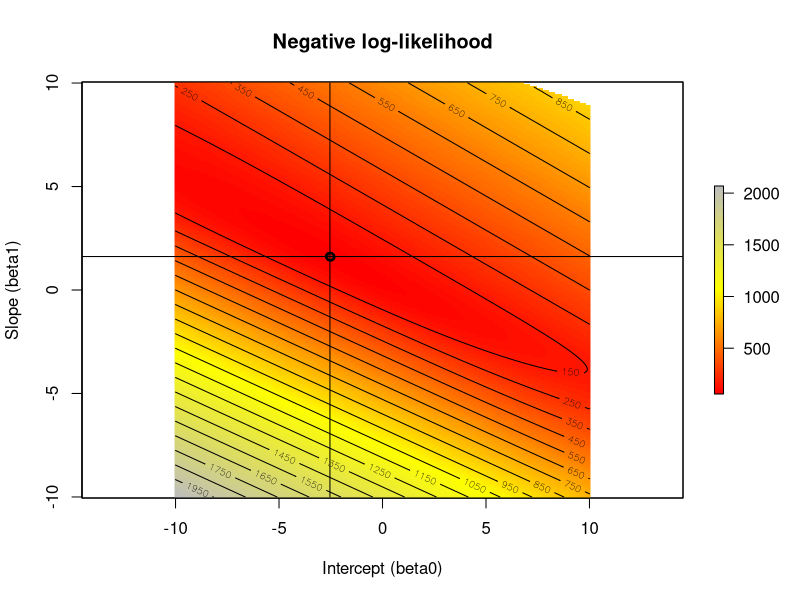

The R source for this figure: (Note: this script raises an error after producing the figure.)
## Chapter 2 Kery
## WHAT ARE HIERARCHICAL MODELS AND HOW DO WE ANALYZE THEM?

## **********************************************************
## 2.1 Introduction
## **********************************************************

## Hierarchical model <- set of models that are conditionally related.

## Probability distribution of one random variable depends on the other random 
## variable. Models contain one component for the observations and one or more 
## components that describe the variables or outcomes of ecological process.

## **********************************************************
## 2.2 Random Variables, Probability Density Functions, Statistical Models, Probability, and Statistical Inference
## **********************************************************

## random variables <- variables for which possible values are governed by
## probability distributions.

## Two types of probability distributions:
## probability density function(pdf) for continuous variables
## probability mass function (pmf) for discrete variables
## They depend on one or more quantities called parameters

## Example of a PMf (counts of observed peregrine falcons)
## y = {0,1,2,3,4,5}, N = 5, p = 0.2
## Probability that we detect a falcon 0-5 times
dbinom(0:5, size = 5, prob = 0.2)

## Example of a PDF (height of adult males)
## mean = 190 cm, standard dev = 10 cm
##Proportion of the population shorter than 200cm
pnorm(200, mean = 190, sd = 10)
# Expected proportion of males with height between 180-200
pnorm(200, mean = 190, sd = 10)- pnorm(180, mean = 190, sd = 10)

## Statistical model <- observed response is treated as a random variable with
## an assume probability distribution (pdf) and this response can be predicted in
## average but there is variability that is often caused by other variables(covariates). 

## Joint probability distribution

## Probability of simultaneously observing all unique combinations of Y and X. 
## Written as [Y = y, X = x]
## Example: 
## Sets up the observations
Y <- 0:5 #Possible values of Y (# surveys with peregrine sightings)
X <- 0:5 #Possible values of X (# fledged young)
p <- plogis(-1.2 + 2*X) # p as function of X
round(p, 2)
# Joint distribution [Y, X]
lambda <- 0.4
joint <- matrix(NA, length(Y), length(X))
rownames(joint) <- paste("y=", Y, sep="")
colnames(joint) <- paste("x=", X, sep="")
for(i in 1:length(Y)) {
  joint[,i] <- dbinom(Y, 5, p[i]) * dpois(X[i], lambda)
}
round(joint, 3)

## Marginal probability distribution

## For a variable Y its distribution averaged over all possible values of X. 
## If X is discrete we do the averaging, if X is continuous we integrate over 
## the range of X
## Example:
margX <- colSums(joint)
round(margX, 4)

margY <- rowSums(joint)
round(margY, 4)

## Conditional probability distribution
## Explicit description of the relationship between one random variables and another.
## Example:
YgivenX <- joint / matrix(margX, nrow(joint), ncol(joint), byrow=TRUE)
round(YgivenX, 2)

## **********************************************************
## 2.3 Hierarchical Models (HMs)
## **********************************************************


## Occupancy model for species distributions
## See page 11
## N-mixture models- used for animal abundance
## See page 12

## **********************************************************
## 2.4 Classical Inference Based on Likelihood
## **********************************************************

## "Statistical inference for any system is based on the conceptual view that data we observe (or may
## potentially observe) are outcomes of random variables having a distribution with parameters that we
## would like to learn about from data."

## Example:
# Simulate a covariate called vegHt for 100 sites
set.seed(2014) # Set seed so we all get the same values of vegHt
M <- 100 # Number of sites surveyed
vegHt <- runif(M, 1, 3) # uniform from 1 to 3

# Suppose that occupancy probability increases with vegHt
# The relationship is described by an intercept of -3 and
# a slope parameter of 2 on the logit scale
beta0 <- -3
beta1 <- 2
psi <- plogis(beta0 + beta1*vegHt) # apply inverse logit
# Now we go to 100 sites and observe presence or absence
z <- rbinom(M, 1, psi)

# Definition of negative log-likelihood.
negLogLike <- function(beta, y, x) {
  beta0 <- beta[1]
  beta1 <- beta[2]
  psi <- plogis(beta0 + beta1*x)
  likelihood <- psi^y * (1-psi)^(1-y) # same as next line:
  # likelihood <- dbinom(y, 1, psi)
  return(-sum(log(likelihood)))
}
# Look at (negative) log-likelihood for 2 parameter sets
negLogLike(c(0,0), y=z, x=vegHt)
negLogLike(c(-3,2), y=z, x=vegHt) # Lower is better!
# Let's minimize it formally by function minimisation
starting.values <- c(beta0=0, beta1=0)
opt.out <- optim(starting.values, negLogLike, y=z, x=vegHt, hessian=TRUE)
(mles <- opt.out$par) # MLEs are pretty close to truth

# Alternative 1: Brute-force grid search for MLEs
mat <- as.matrix(expand.grid(seq(-10,10,0.1), seq(-10,10,0.1)))
# above: Can vary resolution (e.g., from 0.1 to 0.01)
nll <- array(NA, dim = nrow(mat))
for (i in 1:nrow(mat)){
  nll[i] <- negLogLike(mat[i,], y = z, x = vegHt)
}
which(nll == min(nll))
mat[which(nll == min(nll)),]
# Produce a likelihood surface, shown in Fig. 2-2.
library(raster)
r <- rasterFromXYZ(data.frame(x = mat[,1], y = mat[,2], z = nll))
mapPalette <- colorRampPalette(rev(c("grey", "yellow", "red")))

plot(r, col = mapPalette(100), main = "Negative log-likelihood",
     xlab = "Intercept (beta0)", ylab = "Slope (beta1)")
contour(r, add = TRUE, levels = seq(50, 2000, 100))
# Alternative 2: Use canned R function glm as a shortcut
(fm <- glm(z ~ vegHt, family = binomial)$coef)
# Add 3 sets of MLEs into plot
# 1. Add MLE from function minimisation
points(mles[1], mles[2], pch = 1, lwd = 2)
abline(mles[2],0) # Put a line through the Slope value
lines(c(mles[1],mles[1]),c(-10,10))
# 2. Add MLE from grid search
points(mat[which(nll == min(nll)),1], mat[which(nll == min(nll)),2],
       pch = 1, lwd = 2)
# 3. Add MLE from glm function
points(fm[1], fm[2], pch = 1, lwd = 2)

Vc <- solve(opt.out$hessian) # Get variance-covariance matrix
ASE <- sqrt(diag(Vc)) # Extract asymptotic SEs
print(ASE)
# Compare to SEs reported by glm() function (output thinned)
summary(glm(z ~ vegHt, family = binomial))


## Bootstrapping
nboot<-1000 #Obtain1000bootstrapsamples
boot.out<-matrix(NA,nrow=nboot,ncol=3)
dimnames(boot.out)<-list(NULL,c("beta0","beta1","psi.bar"))
for(i in 1:1000){
  #Simulatedata
  psi<-plogis(mles[1]+mles[2]*vegHt)
  z<-rbinom(M,1,psi)
  #Fitmodel
  tmp<-optim(mles,negLogLike,y=z,x=vegHt,hessian=TRUE)$par
  psi.mean<-plogis(tmp[1]+tmp[2]*mean(vegHt))
  boot.out[i,]<-c(tmp,psi.mean)
}
SE.boot<-sqrt(apply(boot.out,2,var)) #GetbootstrapSE
names(SE.boot)<-c("beta0","beta1","psi.bar")
apply(boot.out,2,quantile,c(0.025,0.975))

SE.boot

## Discrete Random effects
set.seed(2014)
M <- 100
vegHt <- runif(M, 1, 3)
# number of sites
# uniform from 1 to 3
psi <- plogis(beta0 + beta1 * vegHt) # occupancy probability
z <- rbinom(M, 1, psi)
p <- 0.6
J <- 3
y <-rbinom(M, J, p*z)
# Define negative log-likelihood.
# realised presence/absence
# detection probability
# sample each site 3 times
# observed detection frequency
negLogLikeocc <- function(beta, y, x, J) {
  beta0 <- beta[1]
  beta1 <- beta[2]
  p <- plogis(beta[3])
  psi <- plogis(beta0 + beta1*x)
  marg.likelihood <- dbinom(y, J, p)*psi + ifelse(y==0,1,0)*(1-psi)
  return(-sum(log(marg.likelihood)))
}
starting.values <- c(beta0=0, beta1=0,logitp=0)
(opt.out <- optim(starting.values, negLogLikeocc, y=y, x=vegHt,J=J,
                  hessian=TRUE))
## To optain standard errors
sqrt(diag(solve(opt.out$hessian)))

## Continuous Latent Variable (random effect)
marg <- rep(NA, J+1)
for(j in 0:J){
  marg[j+1] <- integrate(
    function(x){
      dbinom(j, J, plogis(x)) * dnorm(x, mu, sigma)},
    lower=-Inf,upper=Inf)$value
  }

#nx[encounter frequencies, number inds. encountered 1, 2, ..., 14 times
nx <- c(34, 16, 10, 4, 2, 2, 0, 0, 0, 0, 0, 0, 0, 0)
nind <- sum(nx)
# Number of individuals observed
J <- 14
# Number of sample occasions
# Model Mh likelihood
Mhlik <- function(parms){
  mu <- parms[1]
  sigma <- exp(parms[2])
  # n0 = number of UNobserved individuals: N = nind + n0
  n0 <- exp(parms[3])
  # Compute the marginal probabilities for each possible value j[0,..,14
  marg <- rep(NA,J+1)
  }
  
# The negative log likelihood involves combinatorial terms computed
# using lgamma()-1*(lgamma(n0 + nind + 1)- lgamma(n0 + 1) + sum(c(n0, nx) * log(marg)))

(tmp <- nlm(Mhlik, c(-1, 0, log(10)), hessian=TRUE))

(SE <- sqrt( (exp(tmp$estimate[3])^2)* diag(solve(tmp$hessian))[3] ) )

## **********************************************************
## 2.5 Bayesian Inference
## **********************************************************

## In Bayesian inference, we use probability directly to characterize
## uncertainty about parameters whereas in classical inference probability is used to characterize operating
## properties of statistical procedures.

## Bayesian inference is characterized by two features: 
## 1) posterior inference
## 2) regarding all parameters as realizations of random variables

## Bayes rule 
## [z|y] = [y|z][z]\[y]
## posterior = likelihood*prior/marginalization

## [z|y] = conditional probability distribution of z given y (the probability of z being true given y)
## [y|z] = conditional probability distribution of y given z (the probability of y being true given z)
## [z] = marginal distribution of z (the probability of z being true)
## [y] = marginal distribution of y (the probability of y being true)

## we can think of this as a way of updating our prior knowledge about an unknown
## quantity (expressed by [z]) with information obtained from the data ([y|z]).

## for example, in occupancy modeling terms:
## Pr(present|not detected) = Pr(not detected|present)*Pr(present) \ Pr(not detected)
## the probability a species is present given the absense of detection (the posterior)
## equals the probability that a species is not detected given being present (the likelihood)
## multiplied by the probability that a species is present (the prior)
## divided by the probability that a species is not detected (marginalization)

## another example in our modeling context:
## [model|data] = [data|model][model] \ [data]

## Regarding choosing priors:
## majority of time, chosen to express a lack of specific information to 'let the data speak'
## however can be chosen based on information from a comparable previous study, i.e. sequentially across years
## informative priors can be useful if you have a parameter that is technically undefinable
## according to Kery: we generally recommend the use of priors that are meant to reflect a lack of information

## TODO QUESTION: For our lab's modeling approach, what type of priors do we typically use?

## **********************************************************
## 2.6 Basic Markov Chain Monte Carlo (MCMC)
## **********************************************************

## a class of methods for drawing random samples (i.e., simulating) from the target posterior distribution (or any distribution for that matter).

## any particular MCMC algorithm needs to run for some number of iterations before the
## Markov chain “converges” to the target posterior distribution. Samples from this early, transitional
## period, called the “burn-in” or “warm-up,” are discarded and not used in characterizing posterior
## summaries.

## 2.6.2 ILLUSTRATION: USING MH FOR A BINOMIAL MODEL
# Simulate data
set.seed(2016)
y <- rbinom(2, size=10, p = 0.5)
# Define the joint distribution ([ likelihood) which we will maximize
jointdis <- function(data, J, p){
  prod(dbinom(data, size=J, p=p))
}
# Posterior is proportional to likelihood times prior
posterior <- function(p, data, J, a, b){
  prod(dbinom(data, size=J, p=p)) * dbeta(p, a, b)
}

# Do 100,000 MCMC iterations using Metropolis algorithm
# Assume vague prior which is beta(1,1) [ Unif(0,1)
mcmc.iters <- 100000
out <- rep(NA, mcmc.iters)

# Starting value
p <- 0.2
# Begin the MCMC loop
for(i in 1:mcmc.iters){
  # Use a uniform candidate generator (not efficient)
  p.cand <- runif(1, 0, 1)
  # Alternative: random walk proposal
  # p.cand <- rnorm(1, p, 0.05) # Need to reject if > 1 or < 0
  # if(p.cand < 0 | p.cand > 1 ) next
  r <- posterior(p=p.cand, y, J=10, a=1, b=1) / posterior(p=p, y, J=10, a=1, b=1)
  # Generate a uniform r.v. and compare with "r", this imposes the
  # correct probability of acceptance
  if(runif(1) < r)
    p <- p.cand
  # Save the current value of p
  out[i] <- p
}

mean(out)

sd(out)

quantile(out, c(0.025, 0.975))

# Evaluate likelihood for a grid of values of p
p.grid <- seq(0.1, 0.9, , 200)
likelihood <- rep(NA, 200)
for(i in 1:200){
  likelihood[i] <- jointdis(y, J=10, p=p.grid[i])
}

par(mfrow=c(2,1), mar = c(5,5,3,2))
plot(p.grid, likelihood, xlab="", ylab="Likelihood", xlim=c(0,1), ty = "l", main =
       "Likelihood function")
p.hat <- p.grid[likelihood == max(likelihood)]
abline(v = p.hat)
text(p.hat, 0.005, paste("MLE = ", round(p.hat, 3), sep= ""))
plot(density(out), xlim=c(0,1), main = "Posterior distribution", xlab = "p",
     ylab = "Posterior")
p.mean <- mean(out)
abline(v = p.mean)
text(p.mean, 0.5, paste("Post. mean = ", round(p.mean, 3),sep=" "))

## 2.6.3 METROPOLIS ALGORITHM FOR MULTIPARAMETER MODELS

log.posterior <- function(beta0, beta1, z, vegHt){
  # Note: "z" and "vegHt" must be input
  loglike <- -1 * negLogLike(c(beta0, beta1), z, vegHt)
  logprior <- dnorm(c(beta0, beta1), 0, 10, log=TRUE)
  return(loglike + logprior[1] + logprior[2])
}

niter <- 50000
out <- matrix(NA, niter, 2, dimnames = list(NULL, c("beta0", "beta1")))
# Initialize parameters
beta0 <- rnorm(1)
beta1 <- rnorm(1)
# Current value of the log(posterior)
logpost.curr <- log.posterior(beta0, beta1, z, vegHt)
# Run MCMC algorithm
for(i in 1:niter){
  if(i %% 1000 == 0) # report progress
    cat("iter", i, "yn")
  # Update intercept (beta0)
  # Propose candidate values of beta
  # If the proposal was not symmetric, would be Metrop-*Hastings*
  beta0.cand <- rnorm(1, beta0, 0.3) # 0.3 is tuning parameter
  # Evaluate the log(posterior)
  logpost.cand <- log.posterior(beta0.cand, beta1, z, vegHt)
  # Compute Metropolis acceptance probability, r
  r <- exp(logpost.cand - logpost.curr)
  # Keep candidate if it meets criterion (u < r)
  if(runif(1) < r){
    beta0 <- beta0.cand
    logpost.curr <- logpost.cand
  }
  # Update slope (beta1)
  beta1.cand <- rnorm(1, beta1, 0.3) # 0.3 is tuning parameter
  # Evaluate the log(posterior)
  logpost.cand <- log.posterior(beta0, beta1.cand, z, vegHt)
  # Compute Metropolis acceptance probability
  r <- exp(logpost.cand - logpost.curr)
  # Keep candidate if it meets criterion (u < r)
  if(runif(1) < r){
    beta1 <- beta1.cand
    logpost.curr <- logpost.cand
  }
  out[i,] <- c(beta0, beta1) # Save samples for iteration
}
# Plot
layout(rbind(c(1,1),
             c(2,2),
             c(3,4)), respect = T) # <- play with these settings
par(oma=c(0,0,0,0),mar=c(5,4,1,1))
plot(out[,1], type="l", xlab="Iteration", ylab="beta0")
plot(out[,2], type="l", xlab="Iteration", ylab="beta1")
plot(density(out[,1]), xlab="beta0", main="")
plot(density(out[,2]), xlab="beta1", main="")

## 2.6.7 BAYESIAN ANALYSIS OF HMs
psi <- plogis(-3 + 2*vegHt) # occupancy probability
z <- rbinom(M, 1, psi) # realised presence/absence
p <- 0.6 # detection probability
J <- 3 # sample each site 3 times
y <-rbinom(M, J, p*z) # observed detection frequency
# Number of MCMC iterations to to
niter <- 50000
# Matrix to hold the simulated values
out <- matrix(NA, niter, 3, dimnames = list(NULL, c("beta0", "beta1", "p")))
# Initialize parameters, likelihood, and priors
starting.values <- c(beta0=0, beta1=0)
beta0 <- starting.values[1]
beta1 <- starting.values[2]
z <-ifelse(y>0, 1, 0)
p <- 0.2

# NOTE: using logistic reg. likelihood function here (defined previously)
loglike <- -1*negLogLike(c(beta0, beta1), z, vegHt)
logprior <- dnorm(c(beta0, beta1), 0, 10, log=TRUE)
# Run MCMC algorithm
for(i in 1:niter) {
  if(i %% 1000 ==0 ) # report progress
    cat("iter", i, "yn")
  # PART 1 of algorithm -- same as before
  # Update intercept (beta0)
  # propose candidate values of beta
  beta0.cand <- rnorm(1, beta0, 0.3) # 0.3 is tuning parameter
  # evaluate likelihood and priors for candidates
  loglike.cand <- -1*negLogLike(c(beta0.cand, beta1), z, vegHt)
  logprior.cand <- dnorm(beta0.cand, 0, 10, log=TRUE)
  # Compute Metropolis acceptance probability (r)
  r <- exp((loglike.cand+logprior.cand) - (loglike + logprior[1]))
  # Keep candidate if it meets the criterion
  if(runif(1) < r){
    beta0 <- beta0.cand
    loglike <- loglike.cand
    logprior[1] <- logprior.cand
  }
  # Update slope (beta1)
  beta1.cand <- rnorm(1, beta1, 0.3) # 0.3 is tuning parameter
  # evaluate likelihood and priors for candidates
  loglike.cand <- -1*negLogLike(c(beta0,beta1.cand), z, vegHt)
  logprior.cand <- dnorm(beta1.cand, 0, 10, log=TRUE)
  # Compute Metropolis acceptance probability r
  r <- exp((loglike.cand+logprior.cand) - (loglike + logprior[2]))
  # Keep the candidates if they meet the criterion
  if(runif(1) < r) {
    beta1 <- beta1.cand
    loglike <- loglike.cand
    logprior[2] <- logprior.cand
  }
  # Part 2 of the algorithm
  # update z. Note we only need to update z if y=0.
  # The full conditional has known form
  psi <- plogis(beta0 + beta1 * vegHt)
  psi.cond <- dbinom(0,J,p) * psi /(dbinom(0, J, p) * psi + (1-psi))
  z[y==0] <- rbinom(sum(y==0), 1, psi.cond[y==0])
  loglike <- -1 * negLogLike(c(beta0, beta1), z, vegHt)
  
  # Part 3: update p
  ## The commented code will update p using Metropolis
  ## loglike.p <- sum(log(dbinom(y[z==1],J,p)))
  ## p.cand <- runif(1, 0, 1)
  ## loglike.p.cand <- sum(log(dbinom(y[z==1], J, p.cand)))
  ## if(runif(1) < exp(loglike.p.cand-loglike.p))
  ## p <- p.cand
  ## This bit draws p directly from its full conditional
  p <- rbeta(1, 1+ sum(y), sum(z)*J +1 - sum(y) )
  # Save MCMC samples
  out[i,] <- c(beta0,beta1,p)
}
# Plot bivariate representation of joint posterior
pairs(out)
# Trace/history plots for each parameter (Fig. 2.8)
op <- par(mfrow=c(2,1))
plot(out[,1], type="l", xlab="Iteration", ylab="beta0")
abline(h = mean(out[,1]), col = "blue", lwd = 2)
abline(h = -3, col = "red", lwd = 2)
plot(out[,2], type="l", xlab="Iteration", ylab="beta1")
abline(h = mean(out[,2]), col = "blue", lwd = 2)
abline(h = 2, col = "red", lwd = 2)


## **********************************************************
## 2.7 Model Selection and Averaging
## **********************************************************

## after choosing a class of models and figuring out how to fit them, next problem is choosing
## among several or many different models within the class, or combining the estimates from several
## different models (“model averaging”)

## 1. Model selection by AIC

## maximizes “short-term predictive success”; i.e., it can
## be expected to select models that would best predict a similar data set as the one at hand

## Models with small values of AIC are preferred

## In applications that involve model selection based on AIC, it is typical to
## order models by AIC and produce AIC weights, which are exponentiated differences between the
## AIC value (or AICc value) for a model and that of the best model.

## Strengths:
## automatic whenever we can compute the marginal likelihood, and it produces weights that can be 
## used directly for model-averaging predictions or parameters that have a consistent interpretation
## across models

## Weaknesses:
## not always clear what the effective sample size n should be in the calculation of AICc: i.e., is 
## it the number of sites (most relevant for selecting structure for the occupancy part of the 
## model) or the total number of samples (sites * replicates; most relevant for the detection part 
## of the model).

## 2. Model selection by DIC (deviance information criterion)

## Bayesian metric for model selection, analogous to AIC (in its application), called the deviance 
## information criterion (DIC)

## The DIC is widely used although its use has been called into question by several authors.

## 3. Bayesian model averaging with indicator variables 
## especially useful for producing model-averaged
## predictions of latent variables because the MCMC output for a variable represents a posterior
## sample from all possible models in the set defined by combinations of the w variables



## **********************************************************
## 2.8 Assessment of Model Fit
## **********************************************************

## We define “fit” as follows: Do our data resemble, in some precisely defined manner, realizations 
## from the model?

## if we simulate data under the model in question, are simulated realizations consistent with 
## (“similar to”) the data set that we actually have?

## In classical inference, we will almost always use parametric bootstrapping, in which we simulate 
## data sets using the MLE of the model parameters and then fit the model to each simulated data set.
## For each simulated data set and fit we compute the value of a fit statistic and compare the value
## of the fit statistic for observed data with the distribution of that computed from the simulated 
## data sets (this is called the “bootstrap distribution”).

## In Bayesian analysis, we adopt the Bayesian p-value approach that has a similar feel to the 
## bootstrap, in the sense that we compare the values of a fit statistic for simulated data sets 
## with that computed for the data set at hand.

## To evaluate GoF in Bayesian analyses, we will typically use the Bayesian p-value as a summary of 
## a posterior predictive check

## Bayesian p-value is simply the posterior probability Pr(T(ynew) > T(y)), which should be close
## to 0.5 for a good modeldone that fits in the sense that the observed data set is consistent with realizations
## simulated under the model being fitted to the observed data. In practice we judge “close to
## 0.5” as being “not too close to 0 or 1” which admittedly is somewhat subjective.


## 2.8.1 PARAMETRIC BOOTSTRAPPING EXAMPLE
sim.data <- function(beta0 = -3, beta1 = 2, p = 0.6, x=NULL){
  # Function allows input of covariate "x", or simulates new
  
  M <- 100
  if(is.null(x))
    vegHt <- runif(M, 1, 3) # uniform from 1 to 3
  
  # Suppose that occupancy probability increases with vegHt
  # The relationship is described (default) by an intercept of -3 and
  #    a slope parameter of 2 on the logit scale
  # plogis is the inverse-logit (constrains us back to the [0-1] scale)
  psi <- plogis(beta0 + beta1*vegHt)
  
  # Now we simulated true presence/absence for 100 sites
  z <- rbinom(M, 1, psi)
  
  # Now generate observations
  J <- 3 # sample each site 3 times
  y <- rbinom(M,J,p*z)
  
  list(y=y, J=J, vegHt=vegHt)
}

# This is the negative log-likelihood based on the marginal distribution
# of y. It is the pmf of a zero-inflated binomial random variable.
#
negLogLikeocc <- function(beta, y, x, J) {
  beta0 <- beta[1]
  beta1 <- beta[2]
  p<- plogis(beta[3])
  psi <- plogis(beta0 + beta1*x)
  marg.likelihood <- dbinom(y, J, p) * psi + ifelse(y==0, 1, 0) * (1-psi)
  return(-sum(log(marg.likelihood)))
}

data <- sim.data()        # Generate a data set

# Let's minimize it
starting.values <- c(beta0=0, beta1=0, logitp=0)
opt.out <- optim(starting.values, negLogLikeocc, y=data$y, x=data$vegHt,
                 J=data$J, hessian=TRUE)
(mles <- opt.out$par)

# Make a table with estimates, SEs, and 95% CI
mle.table <- data.frame(Est=mles,
                        SE = sqrt(diag(solve(opt.out$hessian))))
mle.table$lower <- mle.table$Est - 1.96*mle.table$SE
mle.table$upper <- mle.table$Est + 1.96*mle.table$SE
mle.table


# Define a fit statistic
fitstat <- function(y, Ey){
  sum((sqrt(y) - sqrt(Ey)))
}
# Compute it for the observed data
# ~~~ 3 lines of code added to ensure we are using output from sim.data(), see Errata 2021-10-09
y <- data$y
J <- data$J
vegHt <- data$vegHt
T.obs <- fitstat(y, J*plogis(mles[1] + mles[2]*vegHt)*plogis(mles[3]))

# Get bootstrap distribution of fit statistic
T.boot <- rep(NA, 100)
for(i in 1:100){
  # Simulate a new data set and extract the elements. Note we use
  # the previously simulated "vegHt" covariate
  data <- sim.data(beta0=mles[1],beta1=mles[2],p=plogis(mles[3]),x=vegHt)
  # Next we fit the model
  starting.values <- c(0,0,0)
  opt.out <- optim(starting.values, negLogLikeocc, y=data$y, x= data$vegHt, J=data$J, hessian=TRUE)
  (parms <- opt.out$par)
  # Obtain the fit statistic
  T.boot[i]<- fitstat(y, J*plogis(parms[1] + parms[2]*vegHt)*plogis(parms[3]) )
}

(T.obs)

summary(T.boot)


## **********************************************************
## 2.9 Summary and Outlook
## **********************************************************




## **********************************************************
## Exercises
## **********************************************************

# 1. You should be able to apply Bayes’ rule to the peregrine falcon example earlier in this chapter to
# compute the distribution of X|Y. That is: how many fledged young are there, given that we have
# detected birds on 0, 1, 2, . , J visits?

## Bayes rule 
## [z|y] = [y|z][z]\[y]
## posterior = likelihood*prior/marginalization

## Pr(fledged_young|detected) = Pr(detected|fledged_young)*Pr(fledged_young) / Pr(detected)

# Parameters
N <- 5         # Number of visits
p <- 0.2       # Detection probability per visit

# Possible values of X (fledged young)
X_vals <- 0:5  
prior_X <- rep(1 / length(X_vals), length(X_vals))  # Uniform prior for simplicity

# Function to calculate the posterior distribution P(fledged_young|detected)
posterior_X_given_Y <- function(Y) {
  # Compute likelihood P(detected|fledged_young) for each number of fledged_young
  likelihood_Y_given_X <- sapply(X_vals, function(x) dbinom(Y, size = N, prob = x * p))
  
  # Calculate marginal probability P(detected)
  marginal_Y <- sum(likelihood_Y_given_X * prior_X)
  
  # Apply Bayes' Rule
  posterior <- (likelihood_Y_given_X * prior_X) / marginal_Y
  
  # Return the posterior probability distribution P(fledged_young|detected)
  return(posterior)
}

# Example: Compute for Y = 2
posterior_X_given_Y(2)


XgivenY <- joint / matrix(margY, nrow(joint), ncol(joint), byrow=TRUE)
round(XgivenY, 2)



# 2. For the bootstrap GoF analysis done on the occupancy model, we found that the model appears to
# fit the data well. Try fitting the wrong model; i.e., without the vegHt covariate, and see if the
# model fails the GoF test.

sim.data <- function(beta0 = -3, beta1 = 2, p = 0.6, x=NULL){
  # Function allows input of covariate "x", or simulates new
  
  M <- 100
  if(is.null(x))
    vegHt <- runif(M, 1, 3) # uniform from 1 to 3
  
  # Suppose that occupancy probability increases with vegHt
  # The relationship is described (default) by an intercept of -3 and
  #    a slope parameter of 2 on the logit scale
  # plogis is the inverse-logit (constrains us back to the [0-1] scale)
  psi <- plogis(beta0 + beta1*vegHt)
  
  # Now we simulated true presence/absence for 100 sites
  z <- rbinom(M, 1, psi)
  
  # Now generate observations
  J <- 3 # sample each site 3 times
  y <- rbinom(M,J,p*z)
  
  list(y=y, J=J, vegHt=vegHt)
}

# This is the negative log-likelihood based on the marginal distribution
# of y. It is the pmf of a zero-inflated binomial random variable.
#
negLogLikeocc <- function(beta, y, x, J) {
  beta0 <- beta[1]
  beta1 <- beta[2]
  p<- plogis(beta[3])
  psi <- plogis(beta0 + beta1*x)
  marg.likelihood <- dbinom(y, J, p) * psi + ifelse(y==0, 1, 0) * (1-psi)
  return(-sum(log(marg.likelihood)))
}

data <- sim.data()        # Generate a data set

# Let's minimize it
starting.values <- c(beta0=0, beta1=0, logitp=0)
opt.out <- optim(starting.values, negLogLikeocc, y=data$y, x=data$vegHt,
                 J=data$J, hessian=TRUE)
(mles <- opt.out$par)

# Make a table with estimates, SEs, and 95% CI
mle.table <- data.frame(Est=mles,
                        SE = sqrt(diag(solve(opt.out$hessian))))
mle.table$lower <- mle.table$Est - 1.96*mle.table$SE
mle.table$upper <- mle.table$Est + 1.96*mle.table$SE
mle.table


# Define a fit statistic
fitstat <- function(y, Ey){
  sum((sqrt(y) - sqrt(Ey)))
}
# Compute it for the observed data
# ~~~ 3 lines of code added to ensure we are using output from sim.data(), see Errata 2021-10-09
y <- data$y
J <- data$J
vegHt <- data$vegHt


T.obs <- fitstat(y, J*plogis(mles[1] + mles[2]*vegHt)*plogis(mles[3]))

# Get bootstrap distribution of fit statistic
T.boot <- rep(NA, 100)
for(i in 1:100){
  # Simulate a new data set and extract the elements. Note we use
  # the previously simulated "vegHt" covariate
  data <- sim.data(beta0=mles[1],beta1=mles[2],p=plogis(mles[3]),x=vegHt)
  # Next we fit the model
  starting.values <- c(0,0,0)
  opt.out <- optim(starting.values, negLogLikeocc, y=data$y, x= data$vegHt, J=data$J, hessian=TRUE)
  (parms <- opt.out$par)
  ## obly change from book example
  # Obtain the fit statistic removing vegHt
  T.boot[i]<- fitstat(y, J*plogis(parms[1] + parms[2])*plogis(parms[3]) )
}

(T.obs)

summary(T.boot)

## Unsurprisingly, removing the vegHt parameter causes the model to fail the GoF test.
## In other words, because the observed statistic T is NOT somewhere between the mean and the first quartile
## of the bootstrap distribution, thus the observed data set seems INconsistent with data sets
## that were simulated under the model. VegHt is an important predictor for this model.

# 3. Where we talked about prior distributions and sensitivity we said “if we have a flat prior on
# logit(p) for some probability parameter p, this is very different from having a Uniform(0,1) prior
# on p.” Evaluate this by simulating data for different priors on logit(p) and then back-transforming
# the simulated values to see what the implied prior is for p. Find a normal prior for logit(p) that is
# approximately uniform on [0,1] for p.

library(ggplot2)

# Step 1: Define the number of samples
n_samples <- 10000

# Step 2: Sample for Uniform(0, 1) prior on p
p_uniform <- runif(n_samples, 0, 1)

# Step 3: Simulate Normal priors on logit(p)
logit_p_normal_flat <- rnorm(n_samples, mean = 0, sd = 1)   # Flat prior with standard normal
logit_p_normal_adjusted <- rnorm(n_samples, mean = 0, sd = 1.8) # Adjusted sd for approximately uniform

# Step 4: Back-transform to probability space
p_normal_flat <- 1 / (1 + exp(-logit_p_normal_flat))
p_normal_adjusted <- 1 / (1 + exp(-logit_p_normal_adjusted))

# Step 5: Combine data for plotting
prior_data <- data.frame(
  p = c(p_uniform, p_normal_flat, p_normal_adjusted),
  prior_type = rep(c("Uniform(0,1) on p", "Normal(0,1) on logit(p)", "Normal(0, 1.8) on logit(p)"), each = n_samples)
)

# Step 6: Plot the distributions
ggplot(prior_data, aes(x = p, fill = prior_type)) +
  geom_density(alpha = 0.6) +
  labs(title = "Comparison of Implied Priors on p",
       x = "Probability (p)", y = "Density") +
  scale_fill_manual(values = c("blue", "red", "green")) +
  theme_minimal()


# 4. Use a Metropolis or MH algorithm to simulate Normal(0,1) random variables if all you have
# access to is a uniform random number generator. Of course you also know the mathematical form
# for the normal pdf but you do not have a normal random number generator at hand. Verify that
# your simulated data have the required normal distribution by making a histogram and computing
# summary statistics.

# Step 1: Define parameters
n_samples <- 10000             # Number of samples to generate
proposal_sd <- 0.5             # Standard deviation for proposal distribution (controls step size)
samples <- numeric(n_samples)  # To store samples
samples[1] <- 0                # Initialize chain at zero

# Step 2: Target density function (Normal(0,1) PDF)
target_density <- function(x) {
  return(dnorm(x, mean = 0, sd = 1))
}

# Step 3: Metropolis algorithm
for (i in 2:n_samples) {
  # Generate proposal from a Uniform(-proposal_sd, proposal_sd) around current sample
  proposal <- samples[i - 1] + runif(1, -proposal_sd, proposal_sd)
  
  # Calculate acceptance ratio
  acceptance_ratio <- target_density(proposal) / target_density(samples[i - 1])
  
  # Decide whether to accept the proposal
  if (runif(1) < acceptance_ratio) {
    samples[i] <- proposal  # Accept proposal
  } else {
    samples[i] <- samples[i - 1]  # Keep current sample
  }
}

# Step 4: Plot results
hist(samples, probability = TRUE, breaks = 30, main = "Histogram of Samples from Normal(0,1)",
     xlab = "Sample values", col = "skyblue", border = "white")
curve(dnorm(x, mean = 0, sd = 1), add = TRUE, col = "darkblue", lwd = 2)

# Step 5: Summary statistics
summary(samples)
mean(samples)  # Should be close to 0
sd(samples)    # Should be close to 1
